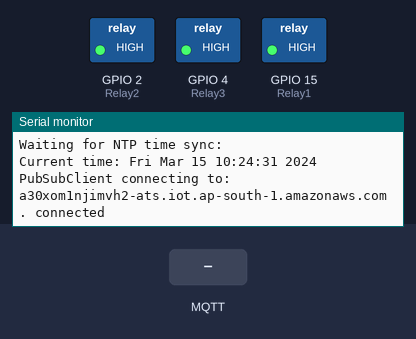
The sketch below on a simulated ESP8266 (NodeMCU). Parts: switched loads named in the sketch (green lamp = pin HIGH), the last lines printed to the serial monitor. The test bench sets the inputs (shaded band). WiFi joins after 1.5 s; servers stay silent unless stated; the local clock reads 2024-03-15 10:24:30 at power-on unless the sketch sets it; no MQTT or app messages arrive unless stated.

Above: at 2.7 s.
2.8 s: MQTT message "esp32/relay1" arrives on the first subscribed topic
At 3.4 s:
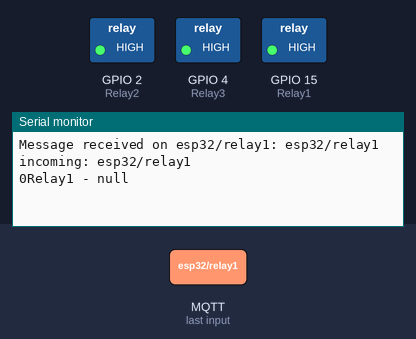
4.3 s: MQTT message "5" arrives on the first subscribed topic
At 5.7 s:
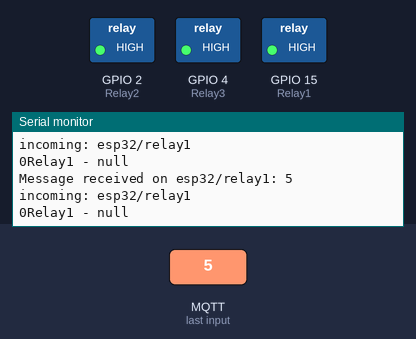

Measured:
- after the input at 2.8 s, the serial monitor: prints a new line at once (image 1)
- after the input at 4.3 s, the serial monitor: prints a new line at once (image 2)

The sketch:

AWS_Home_Auto.ino
```cpp
#include <ESP8266WiFi.h>
#include <PubSubClient.h>
#include <ArduinoJson.h>

const char* ssid = "NILESH";
const char* password = "1234567890";


const char* awsEndpoint = "a30xom1njimvh2-ats.iot.ap-south-1.amazonaws.com";


#define Relay1 15
#define Relay2 2
#define Relay3 4


static const char certificatePemCrt[] PROGMEM = R"EOF(
-----BEGIN CERTIFICATE-----
MIIDWTCCAkGgAwIBAgIUYlRgKGepd5TZb8CCnckDuxxkRHgwDQYJKoZIhvcNAQEL
BQAwTTFLMEkGA1UECwxCQW1hem9uIFdlYiBTZXJ2aWNlcyBPPUFtYXpvbi5jb20g
SW5jLiBMPVNlYXR0bGUgU1Q9V2FzaGluZ3RvbiBDPVVTMB4XDTIyMDQyNTEwMjcw
NVoXDTQ5MTIzMTIzNTk1OVowHjEcMBoGA1UEAwwTQVdTIElvVCBDZXJ0aWZpY2F0
ZTCCASIwDQYJKoZIhvcNAQEBBQADggEPADCCAQoCggEBALySSwWhmoL0em9phQlo
efpJyxzSfsPHjCP0h2UhXy6G1W7HubRRu/gghrtr4ZAxL9wAQ8UBM/9COR25Xmam
0GEIKkBGtIa92nZ/eS6b4JJohrOd9plSAekmbgSkNnnt6dIp2YGbO517NihRrfed
8xPUId6Pj3q14bgtC2vJUNJe1StLAmrtfi3AIQwV8SXI9y0xCO8O/aLXV8W3judA
Db3EwgA5+SliZoVc71FIIR/VqW4rNtTKmb4/XA0OgzeFMV40yGo0bIwef37XJBao
PT6Y7QTCMCH+eVtXpUBOFuOoX/bdP6BBSYY5htHBTUjn5+PgvqePbx1zEbJHUlFI
ZdkCAwEAAaNgMF4wHwYDVR0jBBgwFoAU+pZharmiWwPFd3PtOR2yvQjUGy4wHQYD
VR0OBBYEFAJ4bFnLBADQ4sOkofap6tcpgGyrMAwGA1UdEwEB/wQCMAAwDgYDVR0P
AQH/BAQDAgeAMA0GCSqGSIb3DQEBCwUAA4IBAQA1qSVITFLtgP8hHYGIPwkv0Isb
wHuXtVBwfN6zcXZfEwLKAu+XjLrMgivjsRFfaT/2fe9zSQ98IlldoysWf0rWx5ou
bq9ctSlZf8eK2wWbWqjwOQVUk6O5d7EF2TWLxwuZ5P/xuuvdepClDURJkdZ4ifjf
qxlBAdGLA3jLR/8p6i3VEqwnGdj0csFO/R7Zud9pBhfdTuiI0TJL2qVuXMJjnE0i
Jl35tFz1QYI9QbNydS//Kpq5G35jOruGevF43bjOav8J/fXSgolY5cJh3yDGTXOk
bRkpv6qKXyuqHf9q5iHRrJQs70lc9J2hp+Tz3j9N3kFX1K8WukGiyMFZX6Ys
-----END CERTIFICATE-----
)EOF";


static const char privatePemKey[] PROGMEM = R"EOF(
-----BEGIN RSA PRIVATE KEY-----
MIIEowIBAAKCAQEAvJJLBaGagvR6b2mFCWh5+knLHNJ+w8eMI/SHZSFfLobVbse5
tFG7+CCGu2vhkDEv3ABDxQEz/0I5HbleZqbQYQgqQEa0hr3adn95LpvgkmiGs532
mVIB6SZuBKQ2ee3p0inZgZs7nXs2KFGt953zE9Qh3o+PerXhuC0La8lQ0l7VK0sC
au1+LcAhDBXxJcj3LTEI7w79otdXxbeO50ANvcTCADn5KWJmhVzvUUghH9Wpbis2
1MqZvj9cDQ6DN4UxXjTIajRsjB5/ftckFqg9PpjtBMIwIf55W1elQE4W46hf9t0/
oEFJhjmG0cFNSOfn4+C+p49vHXMRskdSUUhl2QIDAQABAoIBAFAcTmbsCrpLpqAi
UfR3QCrGotVxz4zY/35e6g5aqRcZDR9tFkW224ZEOzjwUflyDAUIz8GoCzEMLzuj
fqlZgPlYAKsh3pvHmEHzUcYtTrCkW2V/XD4yisFEJEUwhjwyiL1SLidTjXYP3Cgw
2xlxLs1jt6fXkXruPiCCcnGuKvnTuUjP4TuSwxJrKa9TrHhLSyOQ5bqRTGS71yhk
FXTI7fIA64sE8QDVB9uuOQmIfd3vTNLhdAjHGTBvztlCQjy6rEtH/FLlr4O7rb4r
i/+L6OnzxZPb4IQS8FfwfFfficLb4wVxkGFM17uxepvMTLohixVDl9sPFAhJjO6A
2ymVvkkCgYEA2+ag6uGRc9hBDH0Zv+PKG8sDfE+pctCVdSelZXNLjwbtY0WXQC+a
CkZdaXx1YBNK+ypJdUM4+YBy27k1JyC3toF6ILgzqIjufzMaYYApLtwolRhgA4tA
xlND7Msuoq3l+2tG+I75D2zaPivKH5bYPXDoql0+keogKC32qItPk6sCgYEA24cK
LTRTnK9dGHiTAaXQ2gh9+Ra3cLCHZgIZK3MM6NTTmrdSMd7JXYuSOjwCz7OUwE23
uk17BovfFMte2oatCA6eAgQvfVQghaOusMuRt5/MWbExWL4QD9858x3dqORoUnl8
g/viSNexNMaioyB4G18aKb6tCl7yk6ybwCGBqIsCgYAAmOXC/Y3ZlLLIh+Z0APhh
jvGZetXo++wL/2mRlviTkN9AL8YzZG20rXA/gxkGg8bmW70LVn1nIBQvyJb+XjZh
hoSAZj+tq4GKUuc1cJWsDOkHTqOkHtK0NzGuCPc9dd90CVyN/EVs50zIcnIAF/bK
Y+4d2Fb9Knef5FARMR+sNQKBgDDO3mFcj/Z3OuCU9kJYho3jc3atKU3hwcjZUJVL
eCRQJVfxyFGUMfsda/6MlydsyvbSkLXYQjEbahbqfIVjihcPgOv72D8qNCziTpW6
PQSxf7K1Zb5QS6vruqumCUFivxsPLbL+jroZUqnkPAa+0lVrmJqNbVWv9IkGyH44
NOavAoGBANBUkdhXglwGI8O3QbOIzWi35PACY/LiWBWruMmxLiIGU8V5RLrMXKOY
PrPSxPgcOMGhUcB86U+AyiBtrWARf5dN0LPNECnRuyL8LhKR1ExThmbKlId5E6Kb
9UAWvbRnsd8bbKrjTt5o5euBjjQofh7vTm7Z+nWiUbD5RXndq/zt
-----END RSA PRIVATE KEY-----
)EOF";


static const char caPemCrt[] PROGMEM = R"EOF(
-----BEGIN CERTIFICATE-----
MIIDQTCCAimgAwIBAgITBmyfz5m/jAo54vB4ikPmljZbyjANBgkqhkiG9w0BAQsF
ADA5MQswCQYDVQQGEwJVUzEPMA0GA1UEChMGQW1hem9uMRkwFwYDVQQDExBBbWF6
b24gUm9vdCBDQSAxMB4XDTE1MDUyNjAwMDAwMFoXDTM4MDExNzAwMDAwMFowOTEL
MAkGA1UEBhMCVVMxDzANBgNVBAoTBkFtYXpvbjEZMBcGA1UEAxMQQW1hem9uIFJv
b3QgQ0EgMTCCASIwDQYJKoZIhvcNAQEBBQADggEPADCCAQoCggEBALJ4gHHKeNXj
ca9HgFB0fW7Y14h29Jlo91ghYPl0hAEvrAIthtOgQ3pOsqTQNroBvo3bSMgHFzZM
9O6II8c+6zf1tRn4SWiw3te5djgdYZ6k/oI2peVKVuRF4fn9tBb6dNqcmzU5L/qw
IFAGbHrQgLKm+a/sRxmPUDgH3KKHOVj4utWp+UhnMJbulHheb4mjUcAwhmahRWa6
VOujw5H5SNz/0egwLX0tdHA114gk957EWW67c4cX8jJGKLhD+rcdqsq08p8kDi1L
93FcXmn/6pUCyziKrlA4b9v7LWIbxcceVOF34GfID5yHI9Y/QCB/IIDEgEw+OyQm
jgSubJrIqg0CAwEAAaNCMEAwDwYDVR0TAQH/BAUwAwEB/zAOBgNVHQ8BAf8EBAMC
AYYwHQYDVR0OBBYEFIQYzIU07LwMlJQuCFmcx7IQTgoIMA0GCSqGSIb3DQEBCwUA
A4IBAQCY8jdaQZChGsV2USggNiMOruYou6r4lK5IpDB/G/wkjUu0yKGX9rbxenDI
U5PMCCjjmCXPI6T53iHTfIUJrU6adTrCC2qJeHZERxhlbI1Bjjt/msv0tadQ1wUs
N+gDS63pYaACbvXy8MWy7Vu33PqUXHeeE6V/Uq2V8viTO96LXFvKWlJbYK8U90vv
o/ufQJVtMVT8QtPHRh8jrdkPSHCa2XV4cdFyQzR1bldZwgJcJmApzyMZFo6IQ6XU
5MsI+yMRQ+hDKXJioaldXgjUkK642M4UwtBV8ob2xJNDd2ZhwLnoQdeXeGADbkpy
rqXRfboQnoZsG4q5WTP468SQvvG5
-----END CERTIFICATE-----
)EOF";

BearSSL::X509List client_crt(certificatePemCrt);
BearSSL::PrivateKey client_key(privatePemKey);
BearSSL::X509List rootCert(caPemCrt);

WiFiClientSecure wiFiClient;
void msgReceived(char* topic, byte* payload, unsigned int len);
PubSubClient pubSubClient(awsEndpoint, 8883, msgReceived, wiFiClient);

#define AWS_IOT_PUBLISH_TOPIC   "user"

#define AWS_IOT_SUBSCRIBE_TOPIC1 "esp32/relay1"
#define AWS_IOT_SUBSCRIBE_TOPIC2 "esp32/relay2"
#define AWS_IOT_SUBSCRIBE_TOPIC3 "esp32/relay3"

void setup() {
  Serial.begin(115200); Serial.println();
  Serial.println("ESP8266 AWS IoT Example");

  Serial.print("Connecting to "); Serial.print(ssid);
  WiFi.begin(ssid, password);
  WiFi.waitForConnectResult();
  Serial.print(", WiFi connected, IP address: "); Serial.println(WiFi.localIP());

  // get current time, otherwise certificates are flagged as expired
  setCurrentTime();
  pinMode(Relay1, OUTPUT);
  pinMode(Relay2, OUTPUT);
  pinMode(Relay3, OUTPUT);

  wiFiClient.setClientRSACert(&client_crt, &client_key);
  wiFiClient.setTrustAnchors(&rootCert);
  pubSubCheckConnect();
  digitalWrite(Relay1,1);
  digitalWrite(Relay2,1);
  digitalWrite(Relay3,1);
}

unsigned long lastPublish;
int msgCount;

void loop() {

  pubSubClient.loop();
}

void msgReceived(char* topic, byte* payload, unsigned int length) {
  Serial.print("Message received on "); Serial.print(topic); Serial.print(": ");
  for (int i = 0; i < length; i++) {
    Serial.print((char)payload[i]);
  }
  Serial.println();
  messageHandler(topic,payload,length);
}

void pubSubCheckConnect() {
  if ( ! pubSubClient.connected()) {
    Serial.print("PubSubClient connecting to: "); Serial.print(awsEndpoint);
    while ( ! pubSubClient.connected()) {
      Serial.print(".");
      pubSubClient.connect("user");
    }
    Serial.println(" connected");
    //pubSubClient.subscribe("");
    //pubSubClient.setCallback(messageHandler);
    pubSubClient.subscribe(AWS_IOT_SUBSCRIBE_TOPIC1);
    pubSubClient.subscribe(AWS_IOT_SUBSCRIBE_TOPIC2);
    pubSubClient.subscribe(AWS_IOT_SUBSCRIBE_TOPIC3);
    }

}

void messageHandler(char* topic, byte* payload, unsigned int length)
{
  Serial.print("incoming: ");
  Serial.println(topic);

  if ( strstr(topic, "esp32/relay1") )
  {
    StaticJsonDocument<200> doc;
    deserializeJson(doc, payload);
    String Relay_data = doc["status"];
    int r = Relay_data.toInt();
    Serial.print(r);
    digitalWrite(Relay1, !r);
    Serial.print("Relay1 - "); Serial.println(Relay_data);
  }

  if ( strstr(topic, "esp32/relay2") )
  {
    StaticJsonDocument<200> doc;
    deserializeJson(doc, payload);
    String Relay_data = doc["status"];
    int r = Relay_data.toInt();
    digitalWrite(Relay2, !r);
    Serial.print("Relay2 - "); Serial.println(Relay_data);
  }

  if ( strstr(topic, "esp32/relay3") )
  {
    StaticJsonDocument<200> doc;
    deserializeJson(doc, payload);
    String Relay_data = doc["status"];
    int r = Relay_data.toInt();
    digitalWrite(Relay3, !r);
    Serial.print("Relay3 - "); Serial.println(Relay_data);
  }


}

void setCurrentTime() {
  configTime(3 * 3600, 0, "pool.ntp.org", "time.nist.gov");

  Serial.print("Waiting for NTP time sync: ");
  time_t now = time(nullptr);
  while (now < 8 * 3600 * 2) {
    delay(500);
    Serial.print(".");
    now = time(nullptr);
  }
  Serial.println("");
  struct tm timeinfo;
  gmtime_r(&now, &timeinfo);
  Serial.print("Current time: "); Serial.print(asctime(&timeinfo));
}
```
